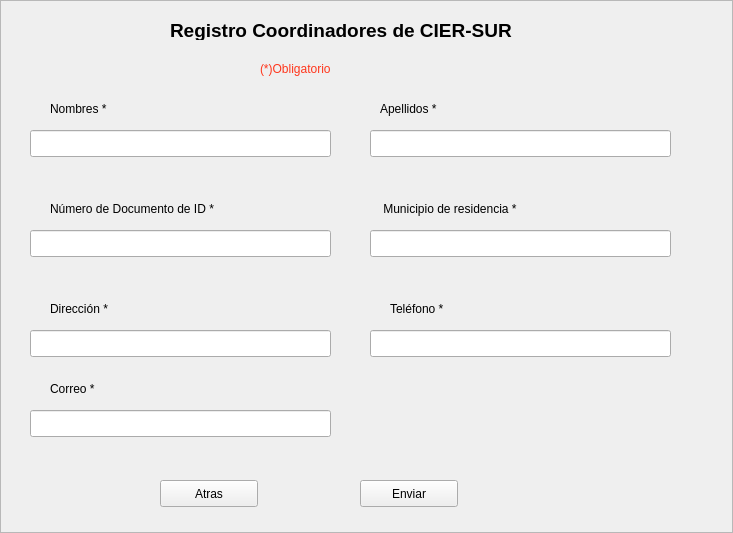
<?xml version="1.0" encoding="UTF-8"?>
<ui version="4.0">
 <class>VentanaRegistroCoor</class>
 <widget class="QFrame" name="VentanaRegistroCoor">
  <property name="geometry">
   <rect>
    <x>0</x>
    <y>0</y>
    <width>733</width>
    <height>533</height>
   </rect>
  </property>
  <property name="windowTitle">
   <string>Frame</string>
  </property>
  <property name="frameShape">
   <enum>QFrame::StyledPanel</enum>
  </property>
  <property name="frameShadow">
   <enum>QFrame::Raised</enum>
  </property>
  <widget class="QLabel" name="etiquetaTitulo">
   <property name="geometry">
    <rect>
     <x>170</x>
     <y>20</y>
     <width>371</width>
     <height>20</height>
    </rect>
   </property>
   <property name="font">
    <font>
     <pointsize>14</pointsize>
     <weight>75</weight>
     <bold>true</bold>
    </font>
   </property>
   <property name="text">
    <string>Registro Coordinadores de CIER-SUR</string>
   </property>
  </widget>
  <widget class="QLabel" name="etiquetaSubTit">
   <property name="geometry">
    <rect>
     <x>260</x>
     <y>60</y>
     <width>101</width>
     <height>17</height>
    </rect>
   </property>
   <property name="styleSheet">
    <string notr="true">color: rgb(255, 55, 29);</string>
   </property>
   <property name="text">
    <string>(*)Obligatorio</string>
   </property>
  </widget>
  <widget class="QLabel" name="etiquetaNombre">
   <property name="geometry">
    <rect>
     <x>50</x>
     <y>100</y>
     <width>91</width>
     <height>17</height>
    </rect>
   </property>
   <property name="text">
    <string>Nombres *</string>
   </property>
  </widget>
  <widget class="QLabel" name="etiquetaApellido">
   <property name="geometry">
    <rect>
     <x>380</x>
     <y>100</y>
     <width>91</width>
     <height>17</height>
    </rect>
   </property>
   <property name="text">
    <string>Apellidos *</string>
   </property>
  </widget>
  <widget class="QLabel" name="etiquetaID">
   <property name="geometry">
    <rect>
     <x>50</x>
     <y>200</y>
     <width>211</width>
     <height>17</height>
    </rect>
   </property>
   <property name="text">
    <string>Número de Documento de ID *</string>
   </property>
  </widget>
  <widget class="QLabel" name="etiquetaCorreo">
   <property name="geometry">
    <rect>
     <x>50</x>
     <y>380</y>
     <width>66</width>
     <height>17</height>
    </rect>
   </property>
   <property name="text">
    <string>Correo *</string>
   </property>
  </widget>
  <widget class="QLabel" name="etiquetaTel">
   <property name="geometry">
    <rect>
     <x>390</x>
     <y>300</y>
     <width>81</width>
     <height>17</height>
    </rect>
   </property>
   <property name="text">
    <string>Teléfono *</string>
   </property>
  </widget>
  <widget class="QLabel" name="etiquetaDir">
   <property name="geometry">
    <rect>
     <x>50</x>
     <y>300</y>
     <width>81</width>
     <height>17</height>
    </rect>
   </property>
   <property name="text">
    <string>Dirección *</string>
   </property>
  </widget>
  <widget class="QLabel" name="etiquetaCiudad">
   <property name="geometry">
    <rect>
     <x>380</x>
     <y>200</y>
     <width>191</width>
     <height>17</height>
    </rect>
   </property>
   <property name="text">
    <string> Municipio de residencia *</string>
   </property>
  </widget>
  <widget class="QLineEdit" name="campoNombres">
   <property name="geometry">
    <rect>
     <x>30</x>
     <y>130</y>
     <width>301</width>
     <height>27</height>
    </rect>
   </property>
  </widget>
  <widget class="QLineEdit" name="campoApellidos">
   <property name="geometry">
    <rect>
     <x>370</x>
     <y>130</y>
     <width>301</width>
     <height>27</height>
    </rect>
   </property>
  </widget>
  <widget class="QLineEdit" name="campoID">
   <property name="geometry">
    <rect>
     <x>30</x>
     <y>230</y>
     <width>301</width>
     <height>27</height>
    </rect>
   </property>
  </widget>
  <widget class="QLineEdit" name="campoCiudad">
   <property name="geometry">
    <rect>
     <x>370</x>
     <y>230</y>
     <width>301</width>
     <height>27</height>
    </rect>
   </property>
  </widget>
  <widget class="QLineEdit" name="campoDir">
   <property name="geometry">
    <rect>
     <x>30</x>
     <y>330</y>
     <width>301</width>
     <height>27</height>
    </rect>
   </property>
  </widget>
  <widget class="QLineEdit" name="campoTel">
   <property name="geometry">
    <rect>
     <x>370</x>
     <y>330</y>
     <width>301</width>
     <height>27</height>
    </rect>
   </property>
  </widget>
  <widget class="QLineEdit" name="campoCorreo">
   <property name="geometry">
    <rect>
     <x>30</x>
     <y>410</y>
     <width>301</width>
     <height>27</height>
    </rect>
   </property>
  </widget>
  <widget class="QPushButton" name="botonAtras">
   <property name="geometry">
    <rect>
     <x>160</x>
     <y>480</y>
     <width>98</width>
     <height>27</height>
    </rect>
   </property>
   <property name="text">
    <string>Atras</string>
   </property>
  </widget>
  <widget class="QPushButton" name="botonEnviar">
   <property name="geometry">
    <rect>
     <x>360</x>
     <y>480</y>
     <width>98</width>
     <height>27</height>
    </rect>
   </property>
   <property name="text">
    <string>Enviar</string>
   </property>
  </widget>
 </widget>
 <resources/>
 <connections/>
</ui>
